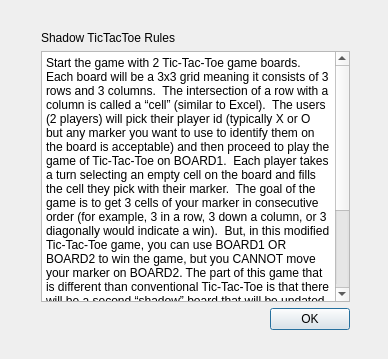
<?xml version="1.0" encoding="UTF-8"?>
<ui version="4.0">
 <class>Rules</class>
 <widget class="QDialog" name="Rules">
  <property name="geometry">
   <rect>
    <x>0</x>
    <y>0</y>
    <width>388</width>
    <height>359</height>
   </rect>
  </property>
  <property name="windowTitle">
   <string>Rules</string>
  </property>
  <widget class="QWidget" name="layoutWidget">
   <property name="geometry">
    <rect>
     <x>30</x>
     <y>20</y>
     <width>331</width>
     <height>321</height>
    </rect>
   </property>
   <layout class="QGridLayout" name="gridLayout">
    <item row="2" column="2">
     <widget class="QPushButton" name="okButton">
      <property name="text">
       <string>OK</string>
      </property>
     </widget>
    </item>
    <item row="0" column="0">
     <widget class="QLabel" name="label">
      <property name="text">
       <string>Shadow TicTacToe Rules</string>
      </property>
     </widget>
    </item>
    <item row="1" column="0" colspan="3">
     <widget class="QPlainTextEdit" name="rulesText">
      <property name="plainText">
       <string>Start the game with 2 Tic-Tac-Toe game boards. Each board will be a 3x3 grid meaning it consists of 3 rows and 3 columns.  The intersection of a row with a column is called a “cell” (similar to Excel).  The users (2 players) will pick their player id (typically X or O but any marker you want to use to identify them on the board is acceptable) and then proceed to play the game of Tic-Tac-Toe on BOARD1.  Each player takes a turn selecting an empty cell on the board and fills the cell they pick with their marker.  The goal of the game is to get 3 cells of your marker in consecutive order (for example, 3 in a row, 3 down a column, or 3 diagonally would indicate a win).  But, in this modified Tic-Tac-Toe game, you can use BOARD1 OR BOARD2 to win the game, but you CANNOT move your marker on BOARD2. The part of this game that is different than conventional Tic-Tac-Toe is that there will be a second “shadow” board that will be updated in the background as you are playing on the first board. Each cell on the first board has an “index” or number that represents it.  These numbers will be randomly assigned to the cells on BOARD2.   As you pick a cell on BOARD1, a cell with that index or number will be marked on BOARD2 with your id.

Reset - resets the boards to start over.</string>
      </property>
     </widget>
    </item>
    <item row="2" column="1">
     <spacer name="horizontalSpacer">
      <property name="orientation">
       <enum>Qt::Horizontal</enum>
      </property>
      <property name="sizeHint" stdset="0">
       <size>
        <width>40</width>
        <height>20</height>
       </size>
      </property>
     </spacer>
    </item>
   </layout>
  </widget>
 </widget>
 <layoutdefault spacing="6" margin="11"/>
 <resources/>
 <connections>
  <connection>
   <sender>okButton</sender>
   <signal>clicked()</signal>
   <receiver>Rules</receiver>
   <slot>accept()</slot>
   <hints>
    <hint type="sourcelabel">
     <x>299</x>
     <y>321</y>
    </hint>
    <hint type="destinationlabel">
     <x>301</x>
     <y>431</y>
    </hint>
   </hints>
  </connection>
 </connections>
</ui>
